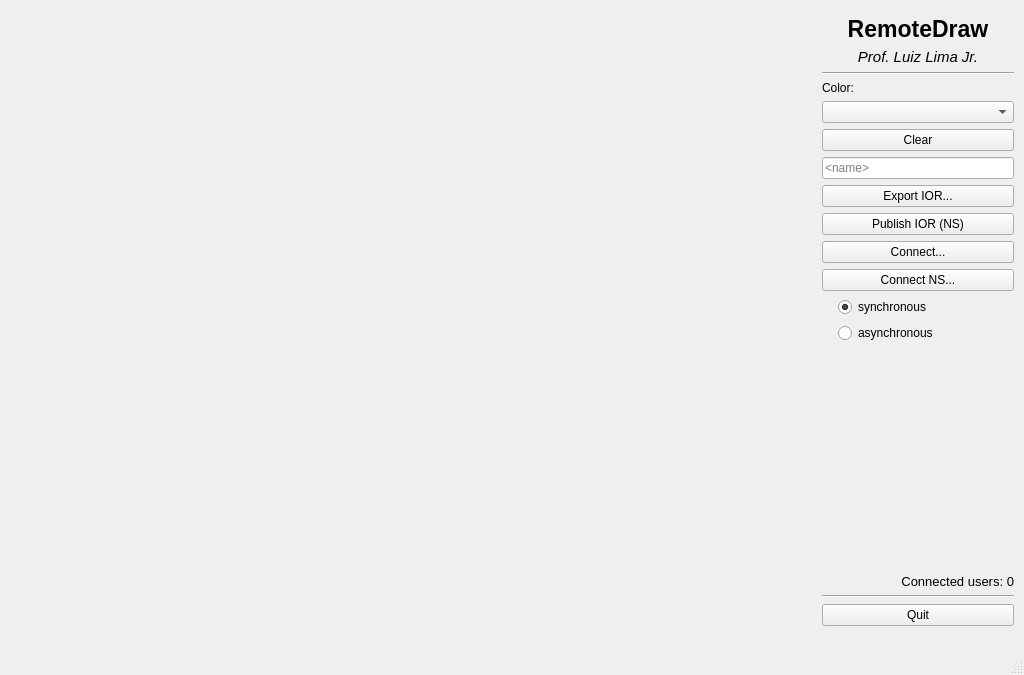
<?xml version="1.0" encoding="UTF-8"?>
<ui version="4.0">
 <class>MainWindow</class>
 <widget class="QMainWindow" name="MainWindow">
  <property name="geometry">
   <rect>
    <x>0</x>
    <y>0</y>
    <width>1024</width>
    <height>675</height>
   </rect>
  </property>
  <property name="minimumSize">
   <size>
    <width>1024</width>
    <height>675</height>
   </size>
  </property>
  <property name="maximumSize">
   <size>
    <width>1024</width>
    <height>675</height>
   </size>
  </property>
  <property name="windowTitle">
   <string>MainWindow</string>
  </property>
  <widget class="QWidget" name="centralwidget">
   <widget class="QWidget" name="horizontalLayoutWidget">
    <property name="geometry">
     <rect>
      <x>16</x>
      <y>16</y>
      <width>998</width>
      <height>610</height>
     </rect>
    </property>
    <layout class="QHBoxLayout" name="mylayout">
     <property name="sizeConstraint">
      <enum>QLayout::SetDefaultConstraint</enum>
     </property>
     <item>
      <widget class="RenderArea" name="canvas" native="true">
       <property name="minimumSize">
        <size>
         <width>800</width>
         <height>608</height>
        </size>
       </property>
       <property name="maximumSize">
        <size>
         <width>800</width>
         <height>608</height>
        </size>
       </property>
      </widget>
     </item>
     <item>
      <layout class="QVBoxLayout" name="verticalLayout">
       <item>
        <widget class="QLabel" name="label_2">
         <property name="font">
          <font>
           <pointsize>17</pointsize>
           <bold>true</bold>
          </font>
         </property>
         <property name="text">
          <string>RemoteDraw</string>
         </property>
         <property name="alignment">
          <set>Qt::AlignCenter</set>
         </property>
        </widget>
       </item>
       <item>
        <widget class="QLabel" name="label_3">
         <property name="font">
          <font>
           <pointsize>11</pointsize>
           <italic>true</italic>
          </font>
         </property>
         <property name="text">
          <string>Prof. Luiz Lima Jr.</string>
         </property>
         <property name="alignment">
          <set>Qt::AlignCenter</set>
         </property>
        </widget>
       </item>
       <item>
        <widget class="Line" name="line">
         <property name="orientation">
          <enum>Qt::Horizontal</enum>
         </property>
        </widget>
       </item>
       <item>
        <widget class="QLabel" name="label">
         <property name="text">
          <string>Color:</string>
         </property>
        </widget>
       </item>
       <item>
        <widget class="QComboBox" name="color_cb">
         <property name="currentText">
          <string/>
         </property>
         <property name="currentIndex">
          <number>-1</number>
         </property>
         <property name="placeholderText">
          <string/>
         </property>
        </widget>
       </item>
       <item>
        <widget class="QPushButton" name="clear_bt">
         <property name="text">
          <string>Clear</string>
         </property>
        </widget>
       </item>
       <item>
        <widget class="QLineEdit" name="name">
         <property name="text">
          <string/>
         </property>
         <property name="placeholderText">
          <string>&lt;name&gt;</string>
         </property>
        </widget>
       </item>
       <item>
        <widget class="QPushButton" name="exportior_bt">
         <property name="text">
          <string>Export IOR...</string>
         </property>
        </widget>
       </item>
       <item>
        <widget class="QPushButton" name="pushButton_2">
         <property name="text">
          <string>Publish IOR (NS)</string>
         </property>
        </widget>
       </item>
       <item>
        <widget class="QPushButton" name="pushButton_3">
         <property name="text">
          <string>Connect...</string>
         </property>
        </widget>
       </item>
       <item>
        <widget class="QPushButton" name="pushButton_4">
         <property name="text">
          <string>Connect NS...</string>
         </property>
        </widget>
       </item>
       <item>
        <layout class="QVBoxLayout" name="verticalLayout_3">
         <property name="leftMargin">
          <number>16</number>
         </property>
         <item>
          <widget class="QRadioButton" name="radioButton">
           <property name="text">
            <string>synchronous</string>
           </property>
           <property name="checked">
            <bool>true</bool>
           </property>
          </widget>
         </item>
         <item>
          <widget class="QRadioButton" name="radioButton_2">
           <property name="text">
            <string>asynchronous</string>
           </property>
          </widget>
         </item>
        </layout>
       </item>
       <item>
        <spacer name="verticalSpacer">
         <property name="orientation">
          <enum>Qt::Vertical</enum>
         </property>
         <property name="sizeHint" stdset="0">
          <size>
           <width>20</width>
           <height>40</height>
          </size>
         </property>
        </spacer>
       </item>
       <item>
        <widget class="QLabel" name="nusers">
         <property name="font">
          <font>
           <pointsize>10</pointsize>
          </font>
         </property>
         <property name="text">
          <string>Connected users: 0</string>
         </property>
         <property name="alignment">
          <set>Qt::AlignRight|Qt::AlignTrailing|Qt::AlignVCenter</set>
         </property>
        </widget>
       </item>
       <item>
        <widget class="Line" name="line_2">
         <property name="orientation">
          <enum>Qt::Horizontal</enum>
         </property>
        </widget>
       </item>
       <item>
        <widget class="QPushButton" name="quit_bt">
         <property name="text">
          <string>Quit</string>
         </property>
        </widget>
       </item>
      </layout>
     </item>
    </layout>
   </widget>
  </widget>
  <widget class="QMenuBar" name="menubar">
   <property name="geometry">
    <rect>
     <x>0</x>
     <y>0</y>
     <width>1024</width>
     <height>23</height>
    </rect>
   </property>
  </widget>
  <widget class="QStatusBar" name="statusbar"/>
 </widget>
 <customwidgets>
  <customwidget>
   <class>RenderArea</class>
   <extends>QWidget</extends>
   <header location="global">renderarea.h</header>
   <container>1</container>
  </customwidget>
 </customwidgets>
 <resources/>
 <connections/>
</ui>
